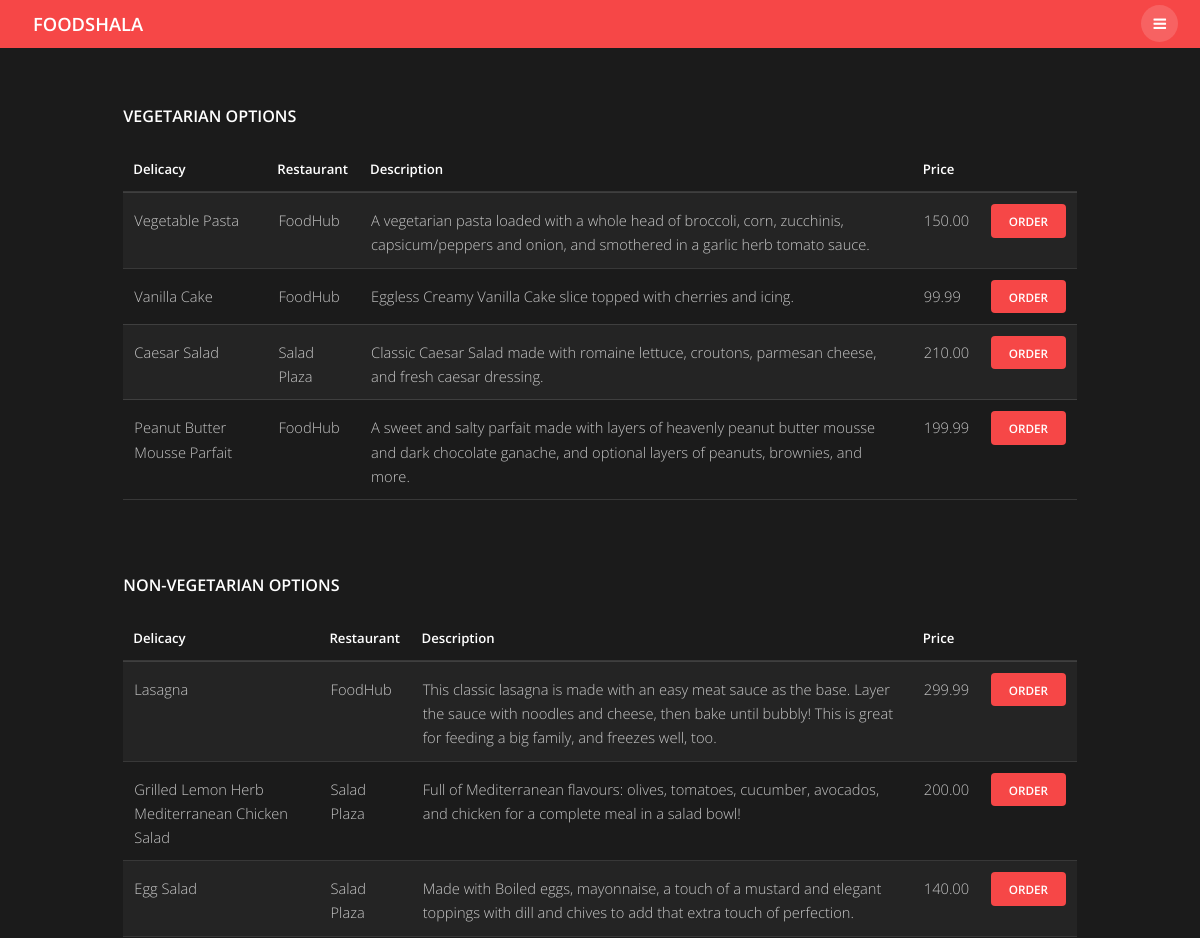
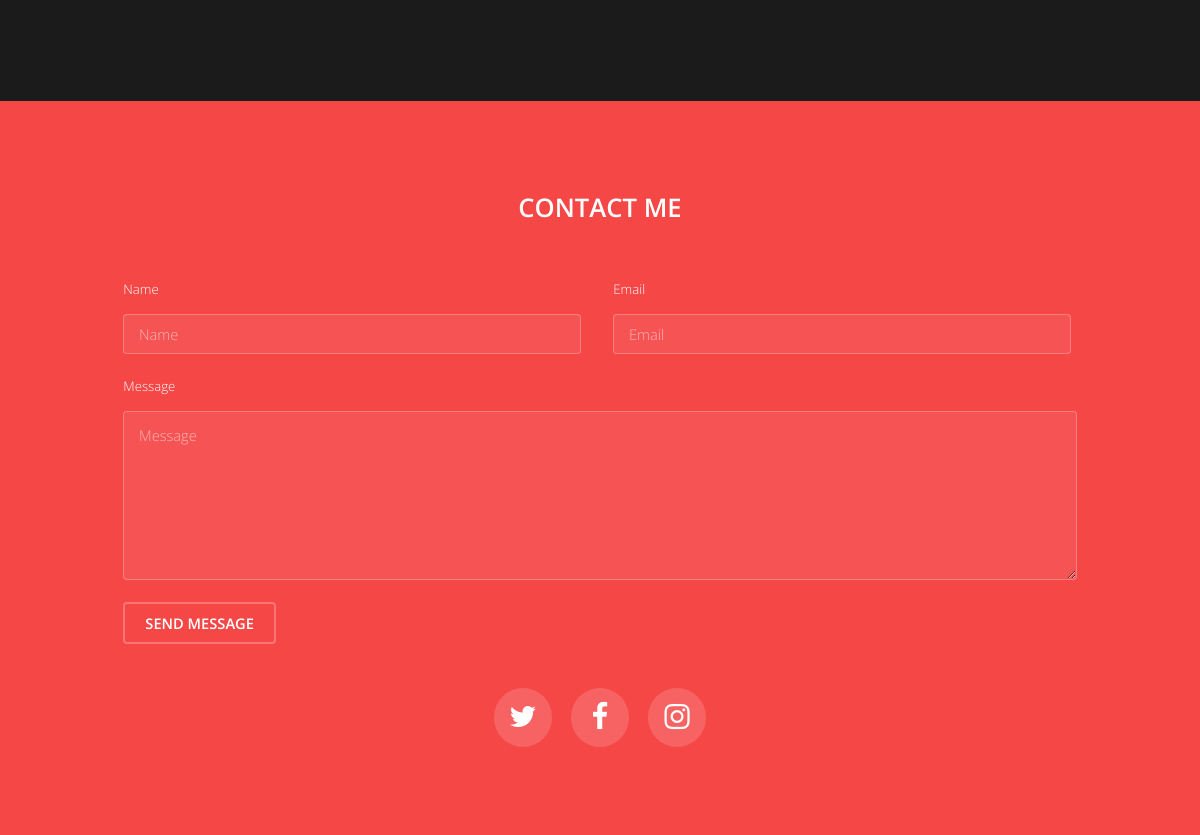
Page /menu.php on the committed database (2 pictures, top to bottom).
### tables this page shows
CREATE TABLE IF NOT EXISTS `items` (
`id` int(11) NOT NULL,
  `title` varchar(70) NOT NULL,
  `companyId` varchar(36) NOT NULL,
  `descr` text NOT NULL,
  `preference` varchar(1) DEFAULT NULL,
  `price` varchar(36) NOT NULL,
  `creationDate` datetime NOT NULL DEFAULT CURRENT_TIMESTAMP
);

CREATE TABLE IF NOT EXISTS `users` (
`id` int(36) NOT NULL,
  `username` varchar(36) NOT NULL,
  `email` varchar(36) NOT NULL,
  `address` varchar(100) NOT NULL,
  `usertype` varchar(1) NOT NULL,
  `userpassword` varchar(36) NOT NULL,
  `preference` varchar(1) DEFAULT NULL,
  `signupDate` datetime NOT NULL DEFAULT CURRENT_TIMESTAMP
);

### models/Template.php (the view, shortened to what this page needs)
<?php
class Template
{
	function displayVegetarianOptions(){
		global $Database;
		if( isset($_SESSION['username'])  && $_SESSION['usertype']=='2'){
			$table='
			<table>
		  <thead>
          <tr>
            <th>Delicacy</th>
            <th>Restaurant</th>
            <th>Description</th>
            <th>Price</th>
          </tr>
        </thead>
        <tbody>
		';
			}else{
	$table='
	<table>
		<thead>
          <tr>
            <th>Delicacy</th>
            <th>Restaurant</th>
            <th>Description</th>
            <th>Price</th>
            <th></th>
          </tr>
        </thead>
        <tbody>
		'; }
		$sql = "SELECT * FROM items WHERE preference='1' ";
    $result = $Database->query($sql);
    if ($result->num_rows > 0) {
    while($row = $result->fetch_assoc()) {
			$sqlRestaurantInfo = "SELECT username FROM users WHERE id='".$row["companyId"]."'";
			$resultRestaurantInfo = $Database->query($sqlRestaurantInfo);
			$resultRestaurantInfoRow = $resultRestaurantInfo->fetch_assoc();
			$orderButton='';
			if(isset($_SESSION['username'])){
				if($_SESSION['usertype']==='1'){
					$orderButton.='<td><a class="button special small" id="order" data-restaurant="'. $row["companyId"] .'"
					data-id="'. $row["id"] .'">Order</a></td>';
				}else{
					$orderButton='';
				}
			}else{
				$orderButton.='<td><a href="login.php" class="button special small">Order</a></td>';
			}
			$table.='
			<tr>
            <td>'. $row['title'] .'</td>
            <td>'. $resultRestaurantInfoRow['username'] .'</td>
            <td>'. $row['descr'] .'</td>
						<td>'. $row['price'] .'</td>
						'.$orderButton.'
          </tr>
			';
		}
}
$table.='
</tbody>
</table>
';
	echo $table;
	}
	function displayNonVegetarianOptions(){
		global $Database;
		if( isset($_SESSION['username'])  && $_SESSION['usertype']==='2'){
			$table='
			<table>
		  <thead>
          <tr>
            <th>Delicacy</th>
            <th>Restaurant</th>
            <th>Description</th>
            <th>Price</th>
          </tr>
        </thead>
        <tbody>
		';
			}else{
	$table='
	<table>
		<thead>
          <tr>
            <th>Delicacy</th>
            <th>Restaurant</th>
            <th>Description</th>
            <th>Price</th>
            <th></th>
          </tr>
        </thead>
        <tbody>
		'; }
		$sql = "SELECT * FROM items WHERE preference!='1' ";
    $result = $Database->query($sql);
    if ($result->num_rows > 0) {
    while($row = $result->fetch_assoc()) {
			$sqlRestaurantInfo = "SELECT username FROM users WHERE id='".$row["companyId"]."'";
			$resultRestaurantInfo = $Database->query($sqlRestaurantInfo);
			$resultRestaurantInfoRow = $resultRestaurantInfo->fetch_assoc();
			$orderButton='';
			if(isset($_SESSION['username'])){
				if($_SESSION['usertype']==='1'){
					$orderButton.='<td><a class="button special small" id="order" data-restaurant="'. $row["companyId"] .'"
					data-id="'. $row["id"] .'">Order</a></td>';
				}else{
					$orderButton='';
				}
			}else{
				$orderButton.='<td><a href="login.php" class="button special small">Order</a></td>';
			}
			$table.='
			<tr>
            <td>'. $row['title'] .'</td>
            <td>'. $resultRestaurantInfoRow['username'] .'</td>
            <td>'. $row['descr'] .'</td>
						<td>'. $row['price'] .'</td>
						'.$orderButton.'
          </tr>
			';
		}
}
$table.='
</tbody>
</table>
';
	echo $table;
	}
}

### menu.php (shortened to what this page needs)
<?php
include("models/Template.php");
$Template=new Template();
?>
<!DOCTYPE HTML>
<html>
<head>
  <link rel="stylesheet" href="assets/css/main.css" />
</head>
<body class="subpage">
  <header id="header" class="alt">
    <div class="logo"><a href="index.php">FOODSHALA</a></div>
    <a href="#menu"><span>Menu</span></a>
  </header>
  <div id="main" class="container">
    <h4>Vegetarian Options</h4>
    <div class="table-wrapper">
      <?php $Template->displayVegetarianOptions(); ?>
      <h4>Non-Vegetarian Options</h4>
      <div class="table-wrapper">
        <?php $Template->displayNonVegetarianOptions(); ?>
      </div>
    </div>
  </div>
  <footer id="footer">
    <div class="inner">
      <h2>Contact Me</h2>
      <form action="#" method="post">
        <div class="field half first">
          <label for="name">Name</label>
          <input name="name" id="name" type="text" placeholder="Name">
        </div>
        <div class="field half">
          <label for="email">Email</label>
          <input name="email" id="email" type="email" placeholder="Email">
        </div>
        <div class="field">
          <label for="message">Message</label>
          <textarea name="message" id="message" rows="6" placeholder="Message"></textarea>
        </div>
        <ul class="actions">
          <li><input value="Send Message" class="button alt" type="submit"></li>
        </ul>
      </form>
      <ul class="icons">
        <li><a href="#" class="icon round fa-twitter"><span class="label">Twitter</span></a></li>
        <li><a href="#" class="icon round fa-facebook"><span class="label">Facebook</span></a></li>
        <li><a href="#" class="icon round fa-instagram"><span class="label">Instagram</span></a></li>
      </ul>
    </div>
  </footer>
</body>
</html>

### rows in the picture
items: title "Vegetable Pasta", descr "A vegetarian pasta loaded with a whole head of broccoli, corn, zucchinis, capsicum/peppers and onion, and smothered in a garlic herb tomato sauce.", price "150.00"
users: username "FoodHub FoodHub FoodHub", username "FoodHub"
items: title "Vanilla Cake", descr "Eggless Creamy Vanilla Cake slice topped with cherries and icing.", price "99.99"
items: title "Caesar Salad", descr "Classic Caesar Salad made with romaine lettuce, croutons, parmesan cheese, and fresh caesar dressing.", price "210.00"
users: username "Salad Plaza", username "Salad Plaza Salad Plaza"
items: title "Peanut Butter Mousse Parfait", descr "A sweet and salty parfait made with layers of heavenly peanut butter mousse and dark chocolate ganache, and optional layers of peanuts, brownies, and more.", price "199.99"
items: title "Lasagna", descr "This classic lasagna is made with an easy meat sauce as the base. Layer the sauce with noodles and cheese, then bake until bubbly! This is great for feeding a big family, and freezes well, too.", price "299.99"
items: title "Grilled Lemon Herb Mediterranean Chicken Salad", descr "Full of Mediterranean flavours: olives, tomatoes, cucumber, avocados, and chicken for a complete meal in a salad bowl!", price "200.00"
items: title "Egg Salad", descr "Made with Boiled eggs, mayonnaise, a touch of a mustard and elegant toppings with dill and chives to add that extra touch of perfection.", price "140.00"
